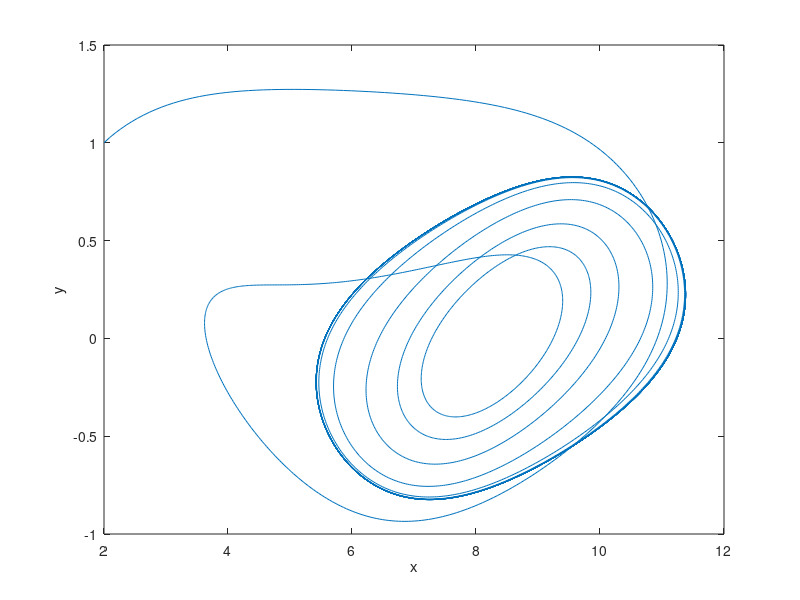

Source code (MATLAB):
% This numerical scheme is for Caputo Fractal-Fractional
% This scheme is proposed by Prof. Dr. Atangana.
% Code is for Model (3.4) in the research paper cited as:
% Atangana, A., & Qureshi, S. (2019). Modeling attractors of chaotic dynamical
%systems with fractal-fractional operators. Chaos, Solitons & Fractals, 123, 320-337.
clc; clear;close all;
h= 0.01; t(1)=0.1; tfinal=100; t-t(1):h:tfinal; N=ceil((tfinal-t(1))/h); % Inputs
x(1)=2; y(1)=1; z(1)=1; % Initial Conditions
alpha=0.97;% this is fractional order
tau=0.89; % this is fractal dimension
g = 8.91;A = 2.1;B = 0.24; D = 0; b=12.57;% Parameters in the Model(3.4)
% The Model (3.4) in the Research Paper
f1 = @(t,x,y,z) g*(y-B*sin(pi*x/(2*A)+D));
f2 = @(t,x,y,z) x-y+z;
f3= @(t,x,y,z) -b*y;
% Algorithm of the Caputo Fractal-Fractional starts
tic;
for n=1:N
j=2:n;
x(n+1)=x(1)+(tau*(h^alpha)./gamma(alpha+2)).*sum(((n+1-j).^alpha .*...
(n-j+2+alpha)-(n-j).^alpha.*(n-j+2+2*alpha)).*...
f1(t(j),x(j),y(j),z(j)).*t(j).^(tau-1)-((n+1-j).^(alpha+1)-(n-j).^alpha.*...
(n-j+1+alpha)).*f1(t(j-1),x(j-1),y(j-1),z(j-1)).*t(j-1).^(tau-1));
y(n+1)=y(1)+(tau*h^alpha./gamma(alpha+2)).*sum(((n+1-j).^alpha .*...
(n-j+2+alpha)-(n-j).^alpha .*(n-j+2+2*alpha)).*...
f2(t(j),x(j),y(j),z(j)).*t(j).^(tau-1)-((n+1-j).^(alpha+1)-(n-j).^alpha.*...
(n-j+1+alpha)).*f2(t(j-1),x(j-1),y(j-1),z(j-1)).*t(j-1).^(tau-1));
z(n+1)=z(1)+(tau*h^alpha./gamma(alpha+2)).*sum(((n+1-j).^alpha.*...
(n-j+2+alpha)-(n-j).^alpha .* (n-j+2+2*alpha)).*...
f3(t(j),x(j),y(j),z(j)).*t(j).^(tau-1)-((n+1-j).^(alpha+1)-(n-j).^alpha .*...
(n-j+1+alpha)).*f3(t(j-1),x(j-1),y(j-1),z(j-1)).*t(j-1).^(tau-1));
t(n+1)=t(n)+h;
end
toc;
plot(x,y),xlabel('x'),ylabel('y'), % Plot (a) of Figure 7 in the research paper
